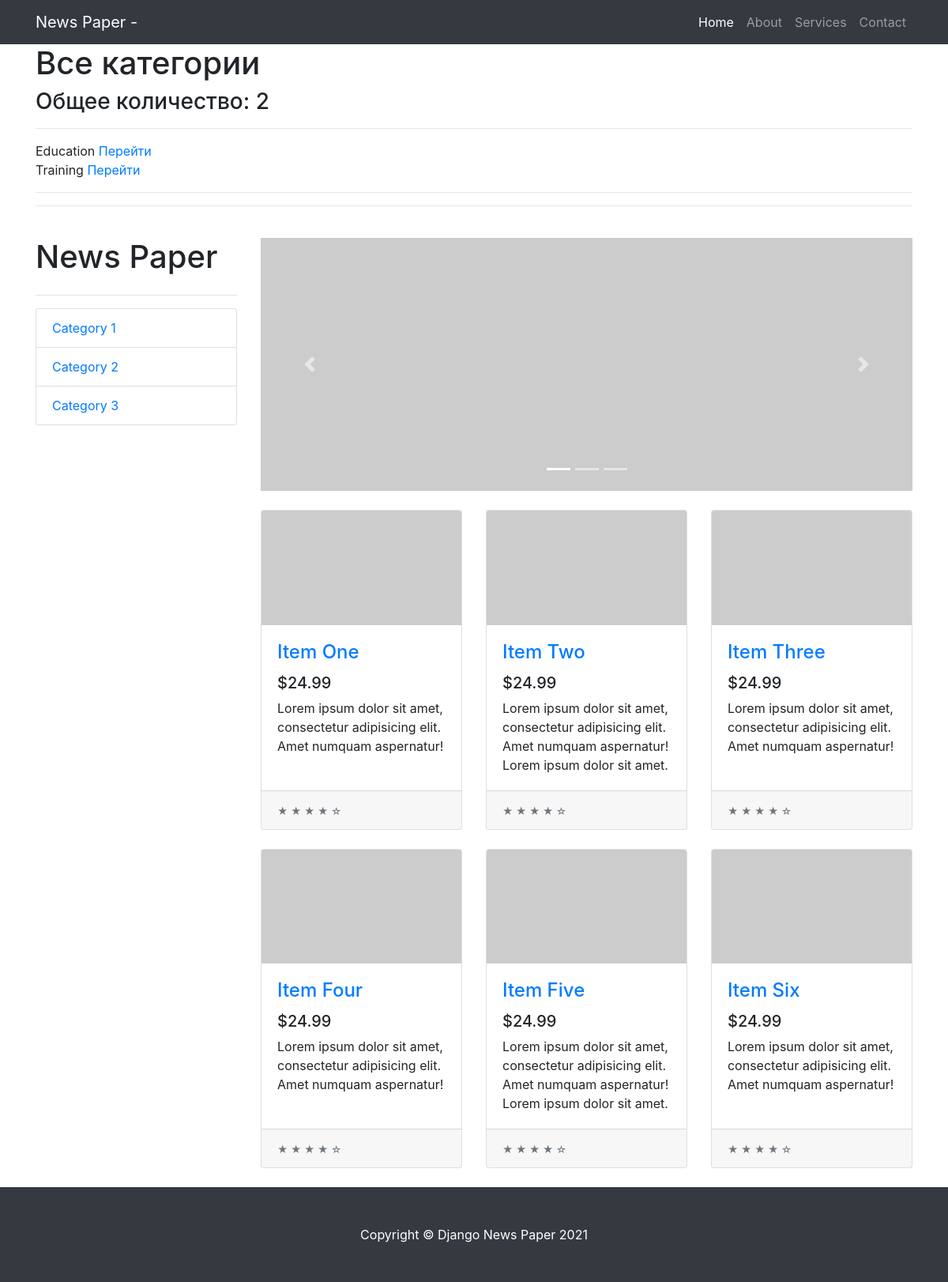
Before: /news/category/ with the older database file.
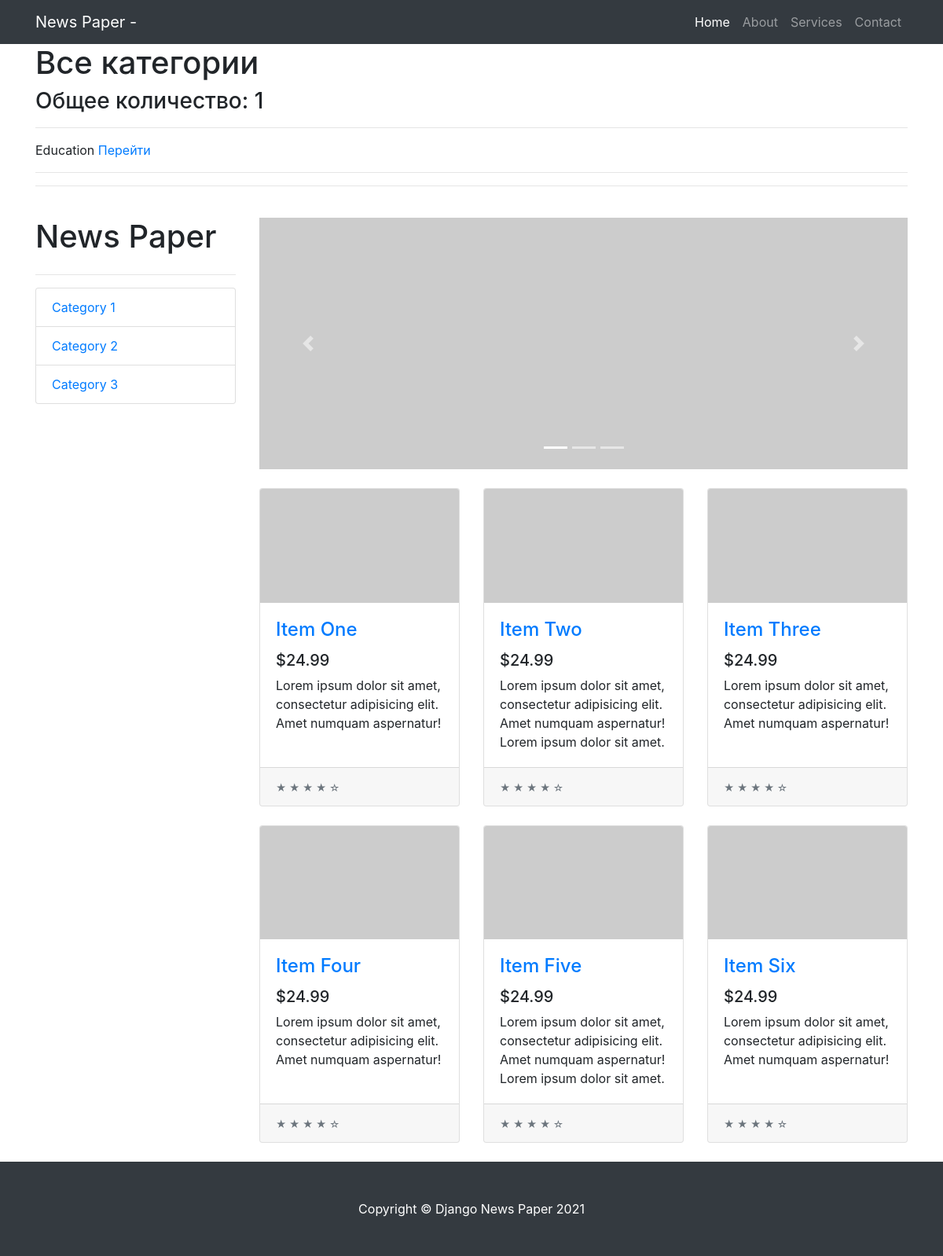
After: the same page with the newer database file.
### news/models.py (models this page shows, shortened)
class Category(models.Model):
    name = models.CharField(max_length=100, unique=True)
    subscribers = models.ManyToManyField(User, blank=True)

### news/views.py (the view)
# urls.py: path('category/', CategoryListView.as_view(), name='categories'),
class CategoryListView(ListView):
    model = Category
    template_name = 'categories.html'
    context_object_name = 'categorys'
    queryset = Category.objects.order_by('name')
    def get_context_data(self, *, object_list=None, **kwargs):
        context = super(CategoryListView, self).get_context_data(**kwargs)
        return context

### templates/categories.html (shortened to what this page needs)
{% extends 'flatpages/default.html' %}
{% block content %}
    <h1>Все категории</h1>
    <h3>Общее количество: {{ categorys | length }}</h3>
    <hr>
    {% if categorys %}
        {% for category in categorys %}
            {{ category.name }}
            <a href="{% url 'category' category.pk %}"> Перейти </a>
            <br>
        {% endfor %}
    {% endif %}
<hr>
{% endblock content %}

Changed rows visible on the page:
removed Category: name "Training"
Other visible differences:
{{ categorys | length }}: "2" → "1"
